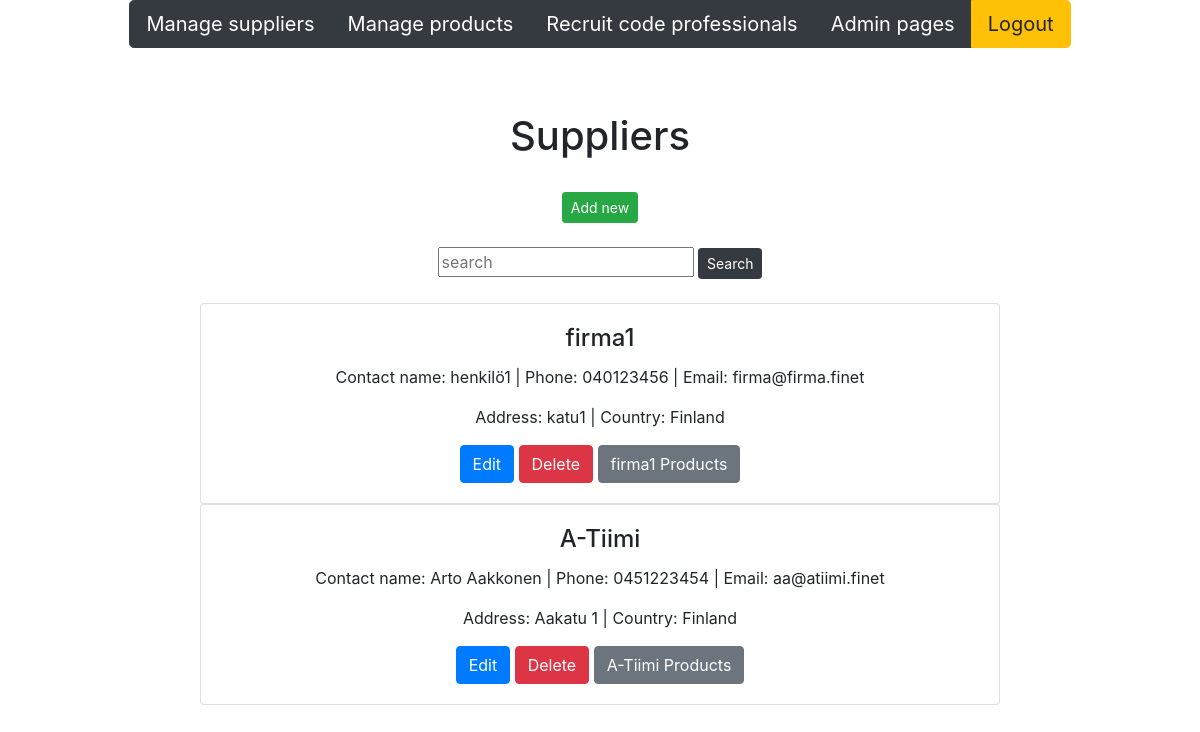
The app's page /suppliers/, older data.
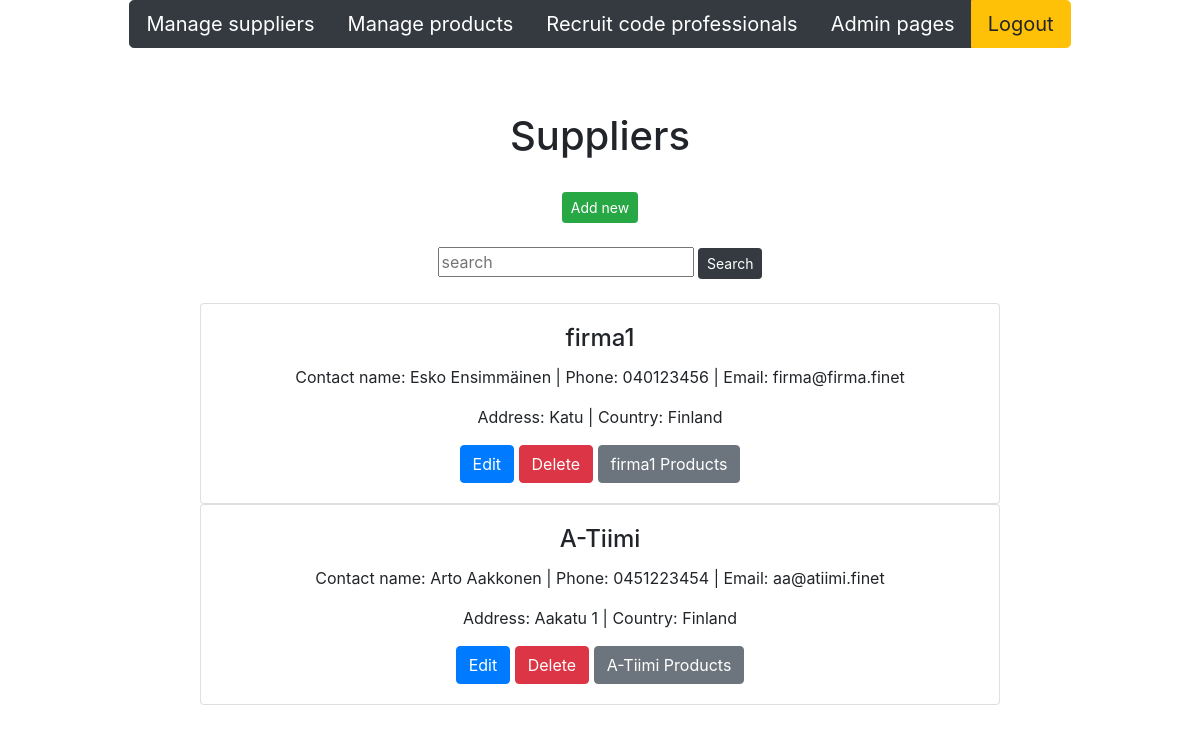
The same page, newer data.
### app/models.py (models this page shows, shortened)
class Supplier(models.Model):
    companyname = models.CharField(max_length = 50, default="firma")
    contactname = models.CharField(max_length = 50, default="firma")
    address = models.CharField(max_length = 100, default="firma")
    phone = models.CharField(max_length = 20, default="firma")
    email = models.CharField(max_length = 50, default="firma")
    country = models.CharField(max_length = 50, default="firma")

### app/views.py (the view)
# urls.py: path('suppliers/', supplierlistview),
def supplierlistview(request):
    supplierlist = Supplier.objects.all()
    context = {'suppliers': supplierlist}
    return render (request,"supplierlist.html",context)

### app/templates/supplierlist.html (shortened to what this page needs)
{% extends 'index.html' %}
{% block content %}
<br>
<br>
<h1>Suppliers</h1>
<br>
<button id="add-btn" class="btn btn-success btn-sm" onclick="showaddform()">Add new</button>
<br>
<br>
<form method="post" action="/search-suppliers/">
    <input class="card-text" class="card-text" type="text" placeholder="search" name="search">
    <input type="submit" value="Search" class="btn btn-dark btn-sm" name="">
</form>
<br>
{% for s in suppliers %}
<div class="card" style="width:50rem;">
    <div class="card-body">
        <h4 class="card-title">{{s.companyname}}</h4>
        <p class="card-text">Contact name: {{s.contactname}} | Phone: {{s.phone}} | Email: {{s.email}} </p>
        <p class="card-text">Address: {{s.address}} | Country: {{s.country}}</p>
        <a href="/edit-supplier-get/{{s.id}}/" class="btn btn-primary">Edit</a>
        <a href="/confirm-delete-supplier/{{s.id}}/" class="btn btn-danger">Delete</a>
        <a href="/products-by-supplier/{{s.id}}/" class="btn btn-secondary">{{s.companyname}} Products</a>
    </div>
</div>
{% empty %}
<div class="card" style="width: 50rem;">
    <div class="card-body">
        <p class="card-text">No suppliers found in the database </p>
    </div>
</div>
{% endfor %}
{% endblock %}

Row changes from the older to the newer data that the page shows:
changed Supplier "firma1": contactname "henkilö1" → "Esko Ensimmäinen"; address "katu1" → "Katu"
